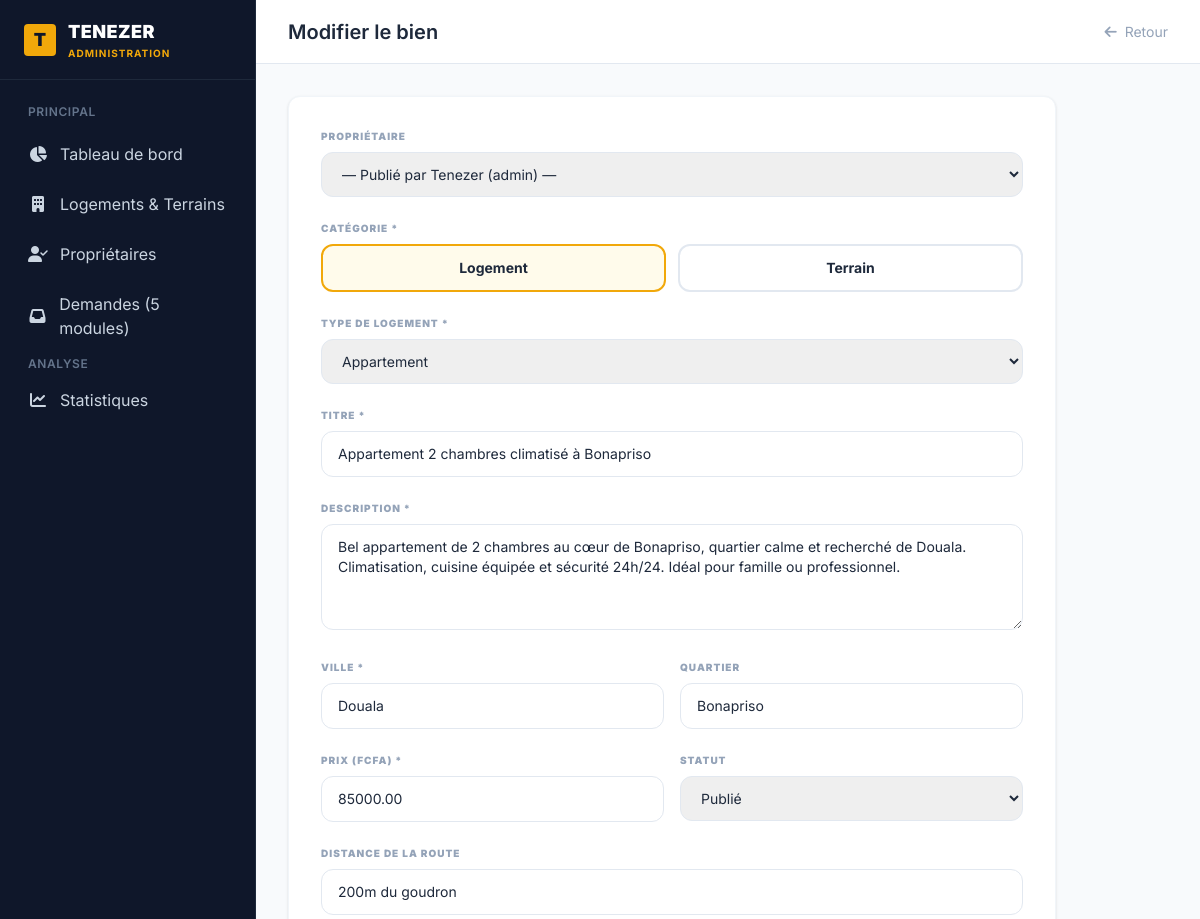
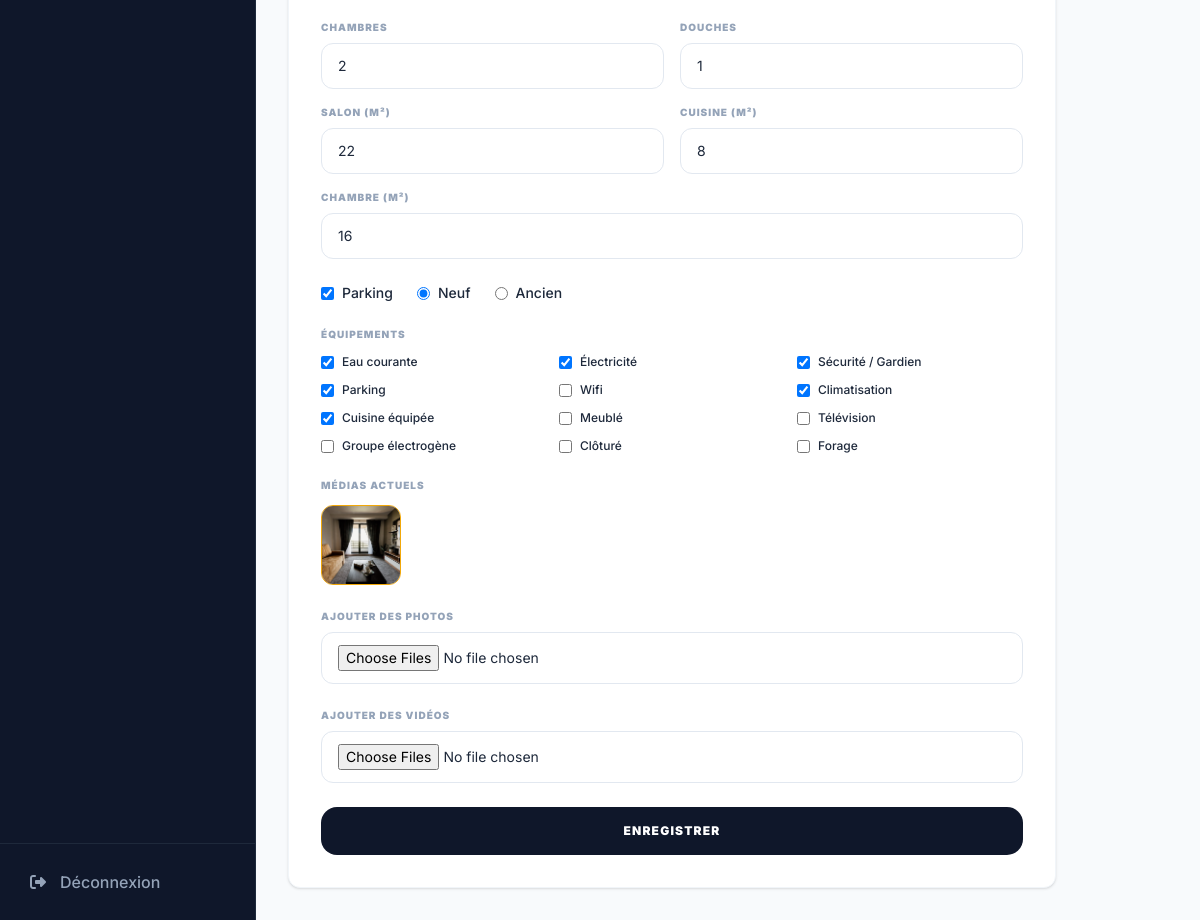
The page /admin/property-form.php?id=1 (signed in) on the database its author committed (2 pictures, top to bottom).
### tables this page shows
CREATE TABLE `properties` (
  `id` int(11) NOT NULL,
  `owner_id` int(11) DEFAULT NULL,
  `created_by_admin_id` int(11) DEFAULT NULL,
  `category` enum('logement','terrain') NOT NULL DEFAULT 'logement',
  `type` varchar(30) NOT NULL,
  `title` varchar(255) NOT NULL,
  `description` text NOT NULL,
  `city` varchar(100) NOT NULL,
  `quartier` varchar(100) DEFAULT NULL,
  `price` decimal(12,2) NOT NULL,
  `is_new` tinyint(1) DEFAULT NULL,
  `distance_route` varchar(100) DEFAULT NULL,
  `bedrooms` int(11) DEFAULT NULL,
  `bathrooms` int(11) DEFAULT NULL,
  `surface_chambre` int(11) DEFAULT NULL,
  `surface_salon` int(11) DEFAULT NULL,
  `surface_cuisine` int(11) DEFAULT NULL,
  `superficie_terrain` int(11) DEFAULT NULL,
  `has_parking` tinyint(1) DEFAULT 0,
  `features` longtext DEFAULT NULL CHECK (json_valid(`features`)),
  `status` enum('active','inactive') NOT NULL DEFAULT 'active',
  `created_at` timestamp NOT NULL DEFAULT current_timestamp()
);

CREATE TABLE `media` (
  `id` int(11) NOT NULL,
  `entity_type` varchar(50) NOT NULL DEFAULT 'property',
  `entity_id` int(11) NOT NULL,
  `url` varchar(255) NOT NULL,
  `type` enum('photo','video') NOT NULL DEFAULT 'photo',
  `is_main` tinyint(1) DEFAULT 0,
  `sort_order` int(11) DEFAULT 0,
  `created_at` timestamp NOT NULL DEFAULT current_timestamp()
);

### includes/functions.php (called while the page is built, shortened)
<?php
function tenezer_get_media($pdo, $entityId, $entityType = 'property') {
    $stmt = $pdo->prepare("SELECT * FROM media WHERE entity_type = ? AND entity_id = ? ORDER BY is_main DESC, sort_order ASC, id ASC");
    $stmt->execute([$entityType, $entityId]);
    return $stmt->fetchAll();
}

### admin/property-form.php (the view, shortened to what this page needs)
<?php
require_once '../mfbase/database.php';
require_once '../includes/functions.php';
$propertyId = isset($_GET['id']) ? (int)$_GET['id'] : 0;
$property = null;
if ($propertyId) {
    $stmt = $pdo->prepare("SELECT * FROM properties WHERE id = ?");
    $stmt->execute([$propertyId]);
    $property = $stmt->fetch();
}
$existingMedia = $property ? tenezer_get_media($pdo, $property['id']) : [];
$existingFeatures = $property ? (json_decode($property['features'] ?? '[]', true) ?: []) : [];
require_once 'includes_admin/header_admin.php';
require_once 'includes_admin/sidebar.php';
?>
<header class="h-16 glass-effect border-b border-slate-200 flex items-center justify-between px-4 sm:px-6 lg:px-8 z-20 sticky top-0">
    <h2 class="text-xl font-semibold text-slate-800"><?php echo $property ? 'Modifier le bien' : 'Ajouter un bien'; ?></h2>
    <a href="manage_properties.php" class="text-slate-400 hover:text-slate-700 text-sm"><i class="fas fa-arrow-left mr-1"></i> Retour</a>
</header>
<main class="flex-1 overflow-y-auto p-4 sm:p-6 lg:p-8">
    <form method="POST" enctype="multipart/form-data" class="bg-white rounded-xl shadow-card border border-slate-100 p-8 space-y-6 max-w-3xl">
        <div>
            <label class="block text-[10px] font-black uppercase tracking-widest text-slate-400 mb-2">Propriétaire</label>
            <select name="owner_id" class="w-full border border-slate-200 rounded-xl px-4 py-3 text-sm">
                <option value="">— Publié par Tenezer (admin) —</option>
            </select>
        </div>
        <div>
            <label class="block text-[10px] font-black uppercase tracking-widest text-slate-400 mb-2">Catégorie *</label>
            <div class="flex gap-3">
                <label class="flex-1">
                    <div class="cursor-pointer text-center px-4 py-3 rounded-xl border-2 border-slate-200 peer-checked:border-brand-gold peer-checked:bg-amber-50 font-bold text-sm">Logement</div>
                </label>
                <label class="flex-1">
                    <div class="cursor-pointer text-center px-4 py-3 rounded-xl border-2 border-slate-200 peer-checked:border-brand-gold peer-checked:bg-amber-50 font-bold text-sm">Terrain</div>
                </label>
            </div>
        </div>
        <div id="type-field">
            <label class="block text-[10px] font-black uppercase tracking-widest text-slate-400 mb-2">Type de logement *</label>
            <select name="type" class="w-full border border-slate-200 rounded-xl px-4 py-3 text-sm">
                <?php foreach (TENEZER_LOGEMENT_TYPES as $slug => $label): ?>
                    <option value="<?php echo $slug; ?>" <?php echo ($property && $property['type'] === $slug) ? 'selected' : ''; ?>><?php echo $label; ?></option>
                <?php endforeach; ?>
            </select>
        </div>
        <div>
            <label class="block text-[10px] font-black uppercase tracking-widest text-slate-400 mb-2">Titre *</label>
            <input type="text" name="title" required value="<?php echo htmlspecialchars($property['title'] ?? ''); ?>" class="w-full border border-slate-200 rounded-xl px-4 py-3 text-sm">
        </div>
        <div>
            <label class="block text-[10px] font-black uppercase tracking-widest text-slate-400 mb-2">Description *</label>
            <textarea name="description" rows="4" required class="w-full border border-slate-200 rounded-xl px-4 py-3 text-sm"><?php echo htmlspecialchars($property['description'] ?? ''); ?></textarea>
        </div>
        <div class="grid grid-cols-1 sm:grid-cols-2 gap-4">
            <div>
                <label class="block text-[10px] font-black uppercase tracking-widest text-slate-400 mb-2">Ville *</label>
                <input type="text" name="city" required value="<?php echo htmlspecialchars($property['city'] ?? ''); ?>" class="w-full border border-slate-200 rounded-xl px-4 py-3 text-sm">
            </div>
            <div>
                <label class="block text-[10px] font-black uppercase tracking-widest text-slate-400 mb-2">Quartier</label>
                <input type="text" name="quartier" value="<?php echo htmlspecialchars($property['quartier'] ?? ''); ?>" class="w-full border border-slate-200 rounded-xl px-4 py-3 text-sm">
            </div>
        </div>
        <div class="grid grid-cols-1 sm:grid-cols-2 gap-4">
            <div>
                <label class="block text-[10px] font-black uppercase tracking-widest text-slate-400 mb-2">Prix (FCFA) *</label>
                <input type="number" name="price" required min="1" value="<?php echo htmlspecialchars($property['price'] ?? ''); ?>" class="w-full border border-slate-200 rounded-xl px-4 py-3 text-sm">
            </div>
            <div>
                <label class="block text-[10px] font-black uppercase tracking-widest text-slate-400 mb-2">Statut</label>
                <select name="status" class="w-full border border-slate-200 rounded-xl px-4 py-3 text-sm">
                    <option value="active" <?php echo (!$property || $property['status'] === 'active') ? 'selected' : ''; ?>>Publié</option>
                </select>
            </div>
        </div>
        <div>
            <label class="block text-[10px] font-black uppercase tracking-widest text-slate-400 mb-2">Distance de la route</label>
            <input type="text" name="distance_route" value="<?php echo htmlspecialchars($property['distance_route'] ?? ''); ?>" class="w-full border border-slate-200 rounded-xl px-4 py-3 text-sm">
        </div>
        <div id="logement-fields" class="grid grid-cols-1 sm:grid-cols-2 gap-4">
            <div>
                <label class="block text-[10px] font-black uppercase tracking-widest text-slate-400 mb-2">Chambres</label>
                <input type="number" name="bedrooms" min="0" value="<?php echo htmlspecialchars($property['bedrooms'] ?? ''); ?>" class="w-full border border-slate-200 rounded-xl px-4 py-3 text-sm">
            </div>
            <div>
                <label class="block text-[10px] font-black uppercase tracking-widest text-slate-400 mb-2">Douches</label>
                <input type="number" name="bathrooms" min="0" value="<?php echo htmlspecialchars($property['bathrooms'] ?? ''); ?>" class="w-full border border-slate-200 rounded-xl px-4 py-3 text-sm">
            </div>
            <div>
                <label class="block text-[10px] font-black uppercase tracking-widest text-slate-400 mb-2">Salon (m²)</label>
                <input type="number" name="surface_salon" min="0" value="<?php echo htmlspecialchars($property['surface_salon'] ?? ''); ?>" class="w-full border border-slate-200 rounded-xl px-4 py-3 text-sm">
            </div>
            <div>
                <label class="block text-[10px] font-black uppercase tracking-widest text-slate-400 mb-2">Cuisine (m²)</label>
                <input type="number" name="surface_cuisine" min="0" value="<?php echo htmlspecialchars($property['surface_cuisine'] ?? ''); ?>" class="w-full border border-slate-200 rounded-xl px-4 py-3 text-sm">
            </div>
            <div class="col-span-2">
                <label class="block text-[10px] font-black uppercase tracking-widest text-slate-400 mb-2">Chambre (m²)</label>
                <input type="number" name="surface_chambre" min="0" value="<?php echo htmlspecialchars($property['surface_chambre'] ?? ''); ?>" class="w-full border border-slate-200 rounded-xl px-4 py-3 text-sm">
            </div>
        </div>
        <div class="flex items-center gap-6">
            <label class="flex items-center gap-2 text-sm font-medium">
                <input type="checkbox" name="has_parking" value="1" <?php echo !empty($property['has_parking']) ? 'checked' : ''; ?>> Parking
            </label>
            <label class="flex items-center gap-2 text-sm font-medium">
                <input type="radio" name="is_new" value="1" <?php echo (isset($property['is_new']) && $property['is_new'] == 1) ? 'checked' : ''; ?>> Neuf
            </label>
            <label class="flex items-center gap-2 text-sm font-medium">
                <input type="radio" name="is_new" value="0" <?php echo (isset($property['is_new']) && $property['is_new'] == 0) ? 'checked' : ''; ?>> Ancien
            </label>
        </div>
        <div>
            <label class="block text-[10px] font-black uppercase tracking-widest text-slate-400 mb-3">Équipements</label>
            <div class="grid grid-cols-2 sm:grid-cols-3 gap-3">
                <?php foreach (TENEZER_FEATURES as $slug => $meta): ?>
                <label class="flex items-center gap-2 text-xs font-medium">
                    <input type="checkbox" name="features[]" value="<?php echo $slug; ?>" <?php echo in_array($slug, $existingFeatures, true) ? 'checked' : ''; ?>>
                    <?php echo $meta['label']; ?>
                </label>
                <?php endforeach; ?>
            </div>
        </div>
        <?php if (!empty($existingMedia)): ?>
        <div>
            <label class="block text-[10px] font-black uppercase tracking-widest text-slate-400 mb-3">Médias actuels</label>
            <div class="flex flex-wrap gap-3">
                <?php foreach ($existingMedia as $m): ?>
                    <div class="w-20 h-20 rounded-xl overflow-hidden bg-slate-50 border <?php echo $m['is_main'] ? 'border-brand-gold' : 'border-slate-100'; ?>">
                        <?php if ($m['type'] === 'photo'): ?>
                            <img src="../assets/uploads/properties/<?php echo htmlspecialchars($m['url']); ?>" class="w-full h-full object-cover">
                        <?php else: ?>
                            <div class="w-full h-full flex items-center justify-center text-slate-400"><i class="fas fa-video"></i></div>
                        <?php endif; ?>
                    </div>
                <?php endforeach; ?>
            </div>
        </div>
        <?php endif; ?>
        <div>
            <label class="block text-[10px] font-black uppercase tracking-widest text-slate-400 mb-2">Ajouter des photos</label>
            <input type="file" name="photos[]" accept="image/*" multiple class="w-full border border-slate-200 rounded-xl px-4 py-3 text-sm">
        </div>
        <div>
            <label class="block text-[10px] font-black uppercase tracking-widest text-slate-400 mb-2">Ajouter des vidéos</label>
            <input type="file" name="videos[]" accept="video/*" multiple class="w-full border border-slate-200 rounded-xl px-4 py-3 text-sm">
        </div>
        <button type="submit" class="w-full bg-slate-900 text-white py-4 rounded-2xl font-black text-xs uppercase tracking-widest hover:bg-brand-gold hover:text-slate-900 transition-all">
            <?php echo $property ? 'Enregistrer' : 'Publier le bien'; ?>
        </button>
    </form>
</main>
<?php require_once 'includes_admin/footer_admin.php'; ?>

### admin/includes_admin/header_admin.php (style rules this page uses)
body { background-color: #f8fafc; -webkit-font-smoothing: antialiased; -moz-osx-font-smoothing: grayscale; }
.glass-effect { background: rgba(255, 255, 255, 0.9); backdrop-filter: blur(10px); }

### rows shown on the page
properties: type "Appartement", title "Appartement 2 chambres climatisé à Bonapriso", description "Bel appartement de 2 chambres au cœur de Bonapriso, quartier calme et recherché de Douala. Climatisation, cuisine équipée et sécurité 24h/24. Idéal pour famille ou professionnel.", city "Douala", quartier "Bonapriso", price "85000.00", status "Publié", distance_route "200m du goudron", bedrooms "2", bathrooms "1", surface_salon "22", surface_cuisine "8", surface_chambre "16", has_parking "☑", is_new "☑ Neuf", is_new "☐ Ancien", features "☑"
media: url (picture)

### other values the page prints
$meta['label'] "Eau courante"
$meta['label'] "Électricité"
$meta['label'] "Sécurité / Gardien"
$meta['label'] "Parking"
$meta['label'] "Wifi"
$meta['label'] "Climatisation"
$meta['label'] "Cuisine équipée"
$meta['label'] "Meublé"
$meta['label'] "Télévision"
$meta['label'] "Groupe électrogène"
$meta['label'] "Clôturé"
$meta['label'] "Forage"
